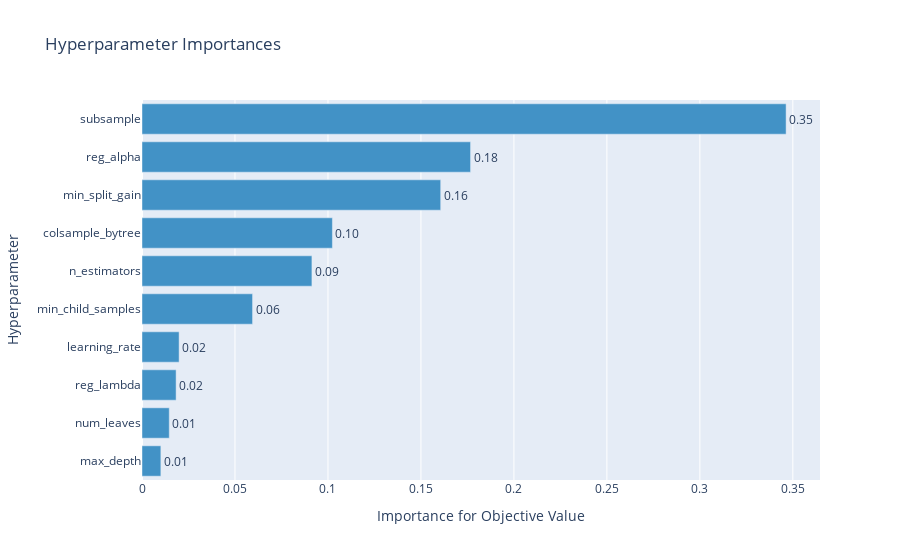

Notebook source saved alongside this figure:
### Code cell
plot_param_importances(study)

### Figure 1 — Plotly figure (JSON) as saved in the notebook; plotly's stock layout.template omitted (floating-point values rounded to 4 significant figures)
{"data": [{"cliponaxis": false, "hovertemplate": ["max_depth (IntUniformDistribution): 0.010134715460625448<extra></extra>", "num_leaves (IntUniformDistribution): 0.01465829131208718<extra></extra>", "reg_lambda (IntUniformDistribution): 0.018340177126841474<extra></extra>", "learning_rate (CategoricalDistribution): 0.019953291868793833<extra></extra>", "min_child_samples (IntUniformDistribution): 0.05946059778710094<extra></extra>", "n_estimators (IntUniformDistribution): 0.0913758935744973<extra></extra>", "colsample_bytree (DiscreteUniformDistribution): 0.10239352336784353<extra></extra>", "min_split_gain (IntUniformDistribution): 0.16062264884891322<extra></extra>", "reg_alpha (IntUniformDistribution): 0.1766877187688102<extra></extra>", "subsample (DiscreteUniformDistribution): 0.3463731418844869<extra></extra>"], "marker": {"color": "rgb(66,146,198)"}, "orientation": "h", "text": ["0.010134715460625448", "0.01465829131208718", "0.018340177126841474", "0.019953291868793833", "0.05946059778710094", "0.0913758935744973", "0.10239352336784353", "0.16062264884891322", "0.1766877187688102", "0.3463731418844869"], "textposition": "outside", "texttemplate": "%{text:.2f}", "type": "bar", "x": [0.01013, 0.01466, 0.01834, 0.01995, 0.05946, 0.09138, 0.1024, 0.1606, 0.1767, 0.3464], "y": ["max_depth", "num_leaves", "reg_lambda", "learning_rate", "min_child_samples", "n_estimators", "colsample_bytree", "min_split_gain", "reg_alpha", "subsample"]}], "layout": {"showlegend": false, "title": {"text": "Hyperparameter Importances"}, "xaxis": {"title": {"text": "Importance for Objective Value"}}, "yaxis": {"title": {"text": "Hyperparameter"}}}}
